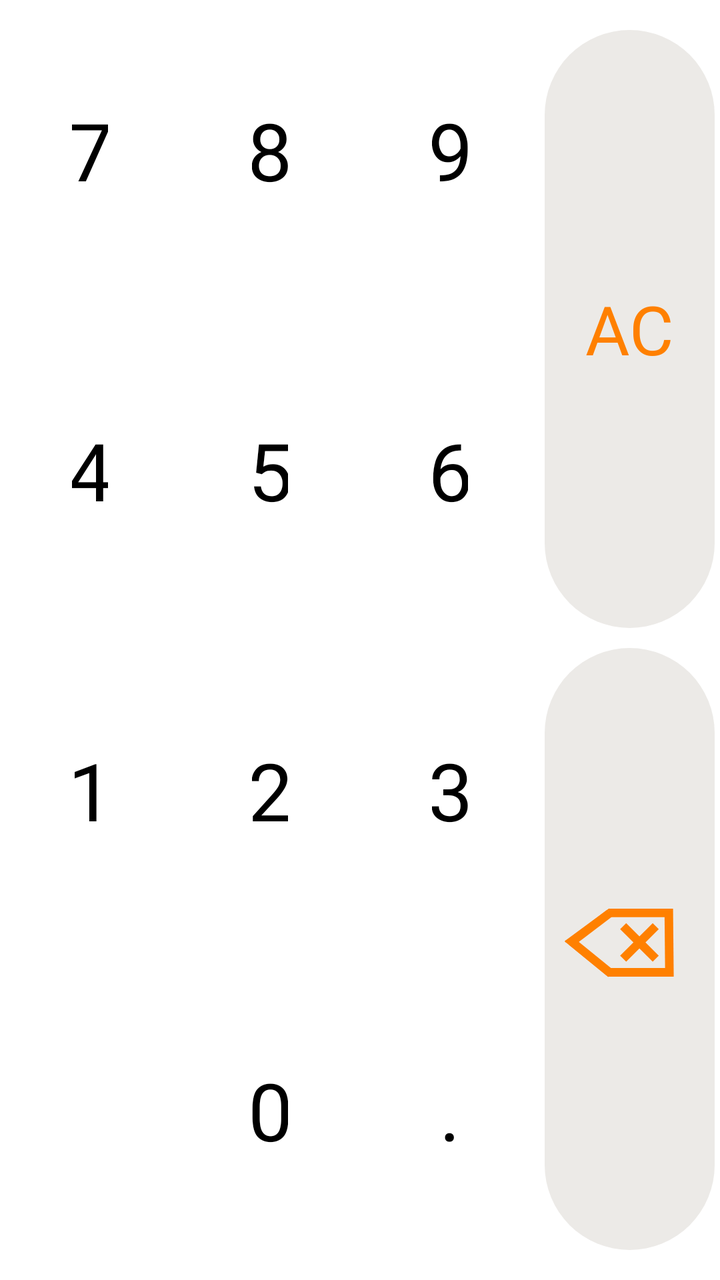
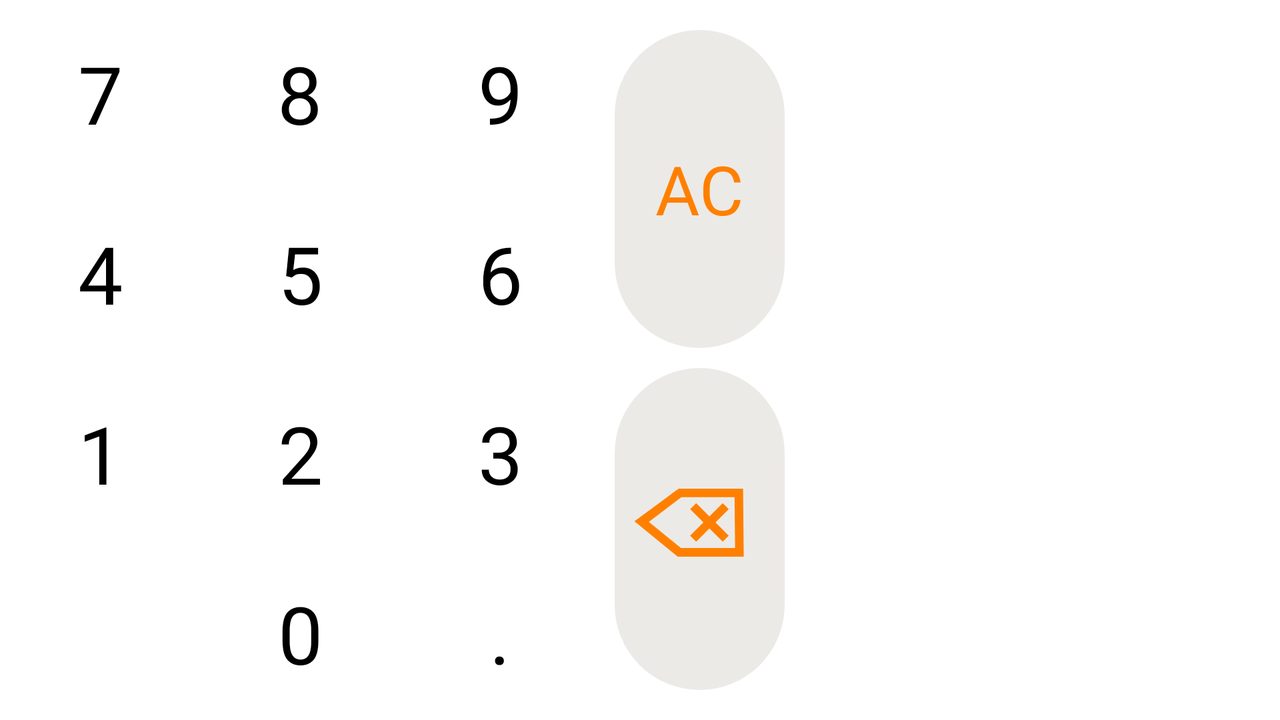

Compare how this app lays out the same screen by default and in its alternative resource folder. The renders come first, then the two layout files and the values they reference.
<!-- AndroidManifest.xml: application theme Theme.Converter -->
<!-- res/layout/layout_keyboard.xml -->
<?xml version="1.0" encoding="utf-8"?>
<androidx.constraintlayout.widget.ConstraintLayout
    xmlns:android="http://schemas.android.com/apk/res/android"
    xmlns:app="http://schemas.android.com/apk/res-auto"
    xmlns:tools="http://schemas.android.com/tools"
    android:layout_width="match_parent"
    android:layout_height="match_parent" >

    <TableLayout
        android:id="@+id/keyboard_layout"
        android:layout_width="0dp"
        android:layout_height="0dp"
        android:background="@android:color/transparent"
        app:layout_constraintBottom_toBottomOf="parent"
        app:layout_constraintEnd_toStartOf="@+id/vertical_guideline"
        app:layout_constraintStart_toStartOf="parent"
        app:layout_constraintTop_toTopOf="parent">

        <Space
            android:layout_width="match_parent"
            android:layout_height="10dp" />

        <TableRow
            android:layout_width="match_parent"
            android:layout_height="match_parent"
            android:layout_weight="1">

            <Button
                android:id="@+id/seven_button"
                style="@style/Widget.AppCompat.Button.Borderless"
                android:layout_width="wrap_content"
                android:layout_height="match_parent"
                android:layout_gravity="center_horizontal"
                android:layout_margin="10dp"
                android:layout_weight="1"
                android:background="@drawable/button_circle_shape"
                android:fontFamily="@font/lato"
                android:onClick="onNumsButtonClick"
                android:text="@string/seven"
                android:textColor="@color/black"
                android:textSize="40sp"
                app:backgroundTint="@color/white" />

            <Button
                android:id="@+id/eight_button"
                style="@style/Widget.AppCompat.Button.Borderless"
                android:layout_width="wrap_content"
                android:layout_height="match_parent"
                android:layout_gravity="center_horizontal"
                android:layout_margin="10dp"
                android:layout_weight="1"
                android:background="@drawable/button_circle_shape"
                android:fontFamily="@font/lato"
                android:onClick="onNumsButtonClick"
                android:text="@string/eight"
                android:textColor="@color/black"
                android:textSize="40sp"
                app:backgroundTint="@color/white" />

            <Button
                android:id="@+id/nine_button"
                style="@style/Widget.AppCompat.Button.Borderless"
                android:layout_width="wrap_content"
                android:layout_height="match_parent"
                android:layout_gravity="center_horizontal"
                android:layout_margin="10dp"
                android:layout_weight="1"
                android:background="@drawable/button_circle_shape"
                android:fontFamily="@font/lato"
                android:onClick="onNumsButtonClick"
                android:text="@string/nine"
                android:textColor="@color/black"
                android:textSize="40sp"
                app:backgroundTint="@color/white" />

        </TableRow>

        <Space
            android:layout_width="match_parent"
            android:layout_height="10dp" />

        <TableRow
            android:layout_width="match_parent"
            android:layout_height="match_parent"
            android:layout_weight="1">

            <Button
                android:id="@+id/four_button"
                style="@style/Widget.AppCompat.Button.Borderless"
                android:layout_width="wrap_content"
                android:layout_height="match_parent"
                android:layout_gravity="center_horizontal"
                android:layout_margin="10dp"
                android:layout_weight="1"
                android:background="@drawable/button_circle_shape"
                android:fontFamily="@font/lato"
                android:onClick="onNumsButtonClick"
                android:text="@string/four"
                android:textColor="@color/black"
                android:textSize="40sp"
                app:backgroundTint="@color/white" />

            <Button
                android:id="@+id/five_button"
                style="@style/Widget.AppCompat.Button.Borderless"
                android:layout_width="wrap_content"
                android:layout_height="match_parent"
                android:layout_gravity="center_horizontal"
                android:layout_margin="10dp"
                android:layout_weight="1"
                android:background="@drawable/button_circle_shape"
                android:fontFamily="@font/lato"
                android:onClick="onNumsButtonClick"
                android:text="@string/five"
                android:textColor="@color/black"
                android:textSize="40sp"
                app:backgroundTint="@color/white" />

            <Button
                android:id="@+id/six_button"
                style="@style/Widget.AppCompat.Button.Borderless"
                android:layout_width="wrap_content"
                android:layout_height="match_parent"
                android:layout_gravity="center_horizontal"
                android:layout_margin="10dp"
                android:layout_weight="1"
                android:background="@drawable/button_circle_shape"
                android:fontFamily="@font/lato"
                android:onClick="onNumsButtonClick"
                android:text="@string/six"
                android:textColor="@color/black"
                android:textSize="40sp"
                app:backgroundTint="@color/white" />

        </TableRow>

        <Space
            android:layout_width="match_parent"
            android:layout_height="10dp" />

        <TableRow
            android:layout_width="match_parent"
            android:layout_height="match_parent"
            android:layout_weight="1">

            <Button
                android:id="@+id/one_button"
                style="@style/Widget.AppCompat.Button.Borderless"
                android:layout_width="wrap_content"
                android:layout_height="match_parent"
                android:layout_gravity="center_horizontal"
                android:layout_margin="10dp"
                android:layout_weight="1"
                android:background="@drawable/button_circle_shape"
                android:fontFamily="@font/lato"
                android:onClick="onNumsButtonClick"
                android:text="@string/one"
                android:textColor="@color/black"
                android:textSize="40sp"
                app:backgroundTint="@color/white" />

            <Button
                android:id="@+id/two_button"
                style="@style/Widget.AppCompat.Button.Borderless"
                android:layout_width="wrap_content"
                android:layout_height="match_parent"
                android:layout_gravity="center_horizontal"
                android:layout_margin="10dp"
                android:layout_weight="1"
                android:background="@drawable/button_circle_shape"
                android:fontFamily="@font/lato"
                android:onClick="onNumsButtonClick"
                android:text="@string/two"
                android:textColor="@color/black"
                android:textSize="40sp"
                app:backgroundTint="@color/white" />

            <Button
                android:id="@+id/three_button"
                style="@style/Widget.AppCompat.Button.Borderless"
                android:layout_width="wrap_content"
                android:layout_height="match_parent"
                android:layout_gravity="center_horizontal"
                android:layout_margin="10dp"
                android:layout_weight="1"
                android:background="@drawable/button_circle_shape"
                android:fontFamily="@font/lato"
                android:onClick="onNumsButtonClick"
                android:text="@string/three"
                android:textColor="@color/black"
                android:textSize="40sp"
                app:backgroundTint="@color/white" />

        </TableRow>

        <Space
            android:layout_width="match_parent"
            android:layout_height="10dp" />

        <TableRow
            android:layout_width="match_parent"
            android:layout_height="match_parent"
            android:layout_weight="1">

            <Button
                android:id="@+id/empty"
                style="@style/Widget.AppCompat.Button.Borderless"
                android:layout_width="wrap_content"
                android:layout_height="match_parent"
                android:layout_gravity="center_horizontal"
                android:layout_margin="10dp"
                android:layout_weight="1"
                android:background="@drawable/button_circle_shape"
                android:fontFamily="@font/lato"
                android:onClick="onClickKeyboardButton"
                android:text=""
                android:textColor="@color/black"
                android:textSize="40sp"
                android:visibility="invisible"
                app:backgroundTint="@color/white" />

            <Button
                android:id="@+id/zero_button"
                style="@style/Widget.AppCompat.Button.Borderless"
                android:layout_width="wrap_content"
                android:layout_height="match_parent"
                android:layout_gravity="center_horizontal"
                android:layout_margin="10dp"
                android:layout_weight="1"
                android:background="@drawable/button_circle_shape"
                android:fontFamily="@font/lato"
                android:onClick="onNumsButtonClick"
                android:text="@string/zero"
                android:textColor="@color/black"
                android:textSize="40sp"
                app:backgroundTint="@color/white" />

            <Button
                android:id="@+id/point_button"
                style="@style/Widget.AppCompat.Button.Borderless"
                android:layout_width="wrap_content"
                android:layout_height="match_parent"
                android:layout_gravity="center_horizontal"
                android:layout_margin="10dp"
                android:layout_weight="1"
                android:background="@drawable/button_circle_shape"
                android:fontFamily="@font/lato"
                android:onClick="onNumsButtonClick"
                android:text="@string/point"
                android:textColor="@color/black"
                android:textSize="40sp"
                app:backgroundTint="@color/white" />

        </TableRow>
    </TableLayout>

    <androidx.constraintlayout.widget.Guideline
        android:id="@+id/vertical_guideline"
        android:layout_width="wrap_content"
        android:layout_height="wrap_content"
        android:orientation="vertical"
        app:layout_constraintGuide_percent="0.75" />

    <LinearLayout
        android:layout_width="0dp"
        android:layout_height="0dp"
        android:background="@android:color/transparent"
        android:orientation="vertical"
        android:paddingVertical="15dp"
        app:layout_constraintBottom_toBottomOf="parent"
        app:layout_constraintEnd_toEndOf="parent"
        app:layout_constraintStart_toStartOf="@+id/vertical_guideline"
        app:layout_constraintTop_toTopOf="parent">

        <Button
            android:id="@+id/clear_button"
            style="@style/Widget.AppCompat.Button.Borderless"
            android:layout_width="85dp"
            android:layout_height="wrap_content"
            android:layout_gravity="center_horizontal"
            android:layout_weight="1"
            android:background="@drawable/button_circle_rectangle_shape"
            android:contentDescription="@string/erase_button"
            android:fontFamily="@font/lato_bold"
            android:gravity="center|center_horizontal"
            android:onClick="onNumsButtonClick"
            android:text="@string/erase"
            android:textColor="@color/orange"
            android:textSize="34sp"
            app:backgroundTint="@color/gray_button"
            tools:ignore="TextContrastCheck" />

        <Space
            android:layout_width="match_parent"
            android:layout_height="10dp" />

        <Button
            android:id="@+id/delete_button"
            style="@style/Widget.AppCompat.Button.Borderless"
            android:layout_width="85dp"
            android:layout_height="wrap_content"
            android:layout_gravity="center_horizontal"
            android:layout_weight="1"
            android:background="@drawable/button_circle_rectangle_shape"
            android:contentDescription="@string/delete_button"
            android:gravity="center|center_horizontal"
            android:insetTop="0dp"
            android:onClick="onNumsButtonClick"
            android:textSize="40sp"
            app:backgroundTint="@color/gray_button"
            app:icon="@drawable/ic_delete_button"
            app:iconGravity="textStart"
            app:iconPadding="5dp"
            app:iconTint="@color/orange" />

    </LinearLayout>

</androidx.constraintlayout.widget.ConstraintLayout>
<!-- resources referenced by this layout -->
<resources>
  <color name="black">#FF000000</color>
  <color name="gray_button">#ECEAE7</color>
  <color name="orange">#FF8000</color>
  <color name="white">#FFFFFFFF</color>
  <!-- drawable button_circle_rectangle_shape (drawable) -->
  <?xml version="1.0" encoding="utf-8"?>
  <selector xmlns:android="http://schemas.android.com/apk/res/android">
      <item android:state_pressed="false">
          <shape android:shape="rectangle">
              <solid android:color="@color/gray_button" />
  
              <corners android:radius="43dp" />
          </shape>
      </item>
  
      
  </selector>
  <!-- drawable button_circle_shape (drawable-v24) -->
  <?xml version="1.0" encoding="utf-8"?>
  <selector xmlns:android="http://schemas.android.com/apk/res/android">
      <item android:state_pressed="false">
          <shape android:shape="oval">
              <solid android:color="@color/white" />
          </shape>
      </item>
  
      <item android:state_pressed="true">
          <shape android:shape="oval">
              <solid android:color="@color/gray_button" />
          </shape>
      </item>
  </selector>
  <!-- drawable ic_delete_button: vector/xml drawable (drawable-v24, 6668 chars, omitted) -->
  <string name="delete_button">Delete one symbol</string>
  <string name="eight">8</string>
  <string name="erase">AC</string>
  <string name="erase_button">Clear everything</string>
  <string name="five">5</string>
  <string name="four">4</string>
  <string name="nine">9</string>
  <string name="one">1</string>
  <string name="point">.</string>
  <string name="seven">7</string>
  <string name="six">6</string>
  <string name="three">3</string>
  <string name="two">2</string>
  <string name="zero">0</string>
  <style name="Theme.Converter" parent="Theme.MaterialComponents.DayNight.DarkActionBar">
          
          <item name="colorPrimary">@color/orange</item>
          <item name="colorPrimaryVariant">@color/orange</item>
          <item name="colorOnPrimary">@color/white</item>
          
          <item name="colorSecondary">@color/orange</item>
          <item name="colorSecondaryVariant">@color/orange</item>
          <item name="colorOnSecondary">@color/black</item>
          
          <item name="android:statusBarColor" tools:targetApi="l">?attr/colorPrimaryVariant</item>
          
  
  
          <item name="windowNoTitle">true</item>
          <item name="android:windowFullscreen">true</item>
  
      </style>
</resources>
<!-- res/layout-land/layout_keyboard.xml (the repository's variant of the layout above) -->
<!-- drawn on the phone turned sideways -->
<?xml version="1.0" encoding="utf-8"?>
<androidx.constraintlayout.widget.ConstraintLayout
    xmlns:android="http://schemas.android.com/apk/res/android"
    xmlns:app="http://schemas.android.com/apk/res-auto"
    xmlns:tools="http://schemas.android.com/tools"
    android:layout_width="wrap_content"
    android:layout_height="match_parent" >

    <TableLayout
        android:id="@+id/keyboard_layout"
        android:layout_width="300dp"
        android:layout_height="0dp"
        android:background="@android:color/transparent"
        app:layout_constraintBottom_toBottomOf="parent"
        app:layout_constraintEnd_toStartOf="@+id/vertical_guideline"
        app:layout_constraintStart_toStartOf="parent"
        app:layout_constraintTop_toTopOf="parent">

        <TableRow
            android:layout_width="match_parent"
            android:layout_height="match_parent"
            android:layout_weight="1">

            <Button
                android:id="@+id/seven_button"
                style="@style/Widget.AppCompat.Button.Borderless"
                android:layout_width="wrap_content"
                android:layout_height="match_parent"
                android:layout_margin="10dp"
                android:layout_weight="1"
                android:background="@drawable/button_circle_shape"
                android:fontFamily="@font/lato"
                android:onClick="onNumsButtonClick"
                android:text="@string/seven"
                android:textColor="@color/black"
                android:textSize="40sp"
                app:backgroundTint="@color/white" />

            <Button
                android:id="@+id/eight_button"
                style="@style/Widget.AppCompat.Button.Borderless"
                android:layout_width="wrap_content"
                android:layout_height="match_parent"
                android:layout_margin="10dp"
                android:layout_weight="1"
                android:background="@drawable/button_circle_shape"
                android:fontFamily="@font/lato"
                android:onClick="onNumsButtonClick"
                android:text="@string/eight"
                android:textColor="@color/black"
                android:textSize="40sp"
                app:backgroundTint="@color/white" />

            <Button
                android:id="@+id/nine_button"
                style="@style/Widget.AppCompat.Button.Borderless"
                android:layout_width="wrap_content"
                android:layout_height="match_parent"
                android:layout_margin="10dp"
                android:layout_weight="1"
                android:background="@drawable/button_circle_shape"
                android:fontFamily="@font/lato"
                android:onClick="onNumsButtonClick"
                android:text="@string/nine"
                android:textColor="@color/black"
                android:textSize="40sp"
                app:backgroundTint="@color/white" />

        </TableRow>

        <TableRow
            android:layout_width="match_parent"
            android:layout_height="match_parent"
            android:layout_weight="1">

            <Button
                android:id="@+id/four_button"
                style="@style/Widget.AppCompat.Button.Borderless"
                android:layout_width="wrap_content"
                android:layout_height="match_parent"
                android:layout_margin="10dp"
                android:layout_weight="1"
                android:background="@drawable/button_circle_shape"
                android:fontFamily="@font/lato"
                android:onClick="onNumsButtonClick"
                android:text="@string/four"
                android:textColor="@color/black"
                android:textSize="40sp"
                app:backgroundTint="@color/white" />

            <Button
                android:id="@+id/five_button"
                style="@style/Widget.AppCompat.Button.Borderless"
                android:layout_width="wrap_content"
                android:layout_height="match_parent"
                android:layout_margin="10dp"
                android:layout_weight="1"
                android:background="@drawable/button_circle_shape"
                android:fontFamily="@font/lato"
                android:onClick="onNumsButtonClick"
                android:text="@string/five"
                android:textColor="@color/black"
                android:textSize="40sp"
                app:backgroundTint="@color/white" />

            <Button
                android:id="@+id/six_button"
                style="@style/Widget.AppCompat.Button.Borderless"
                android:layout_width="wrap_content"
                android:layout_height="match_parent"
                android:layout_margin="10dp"
                android:layout_weight="1"
                android:background="@drawable/button_circle_shape"
                android:fontFamily="@font/lato"
                android:onClick="onNumsButtonClick"
                android:text="@string/six"
                android:textColor="@color/black"
                android:textSize="40sp"
                app:backgroundTint="@color/white" />

        </TableRow>

        <TableRow
            android:layout_width="match_parent"
            android:layout_height="match_parent"
            android:layout_weight="1">

            <Button
                android:id="@+id/one_button"
                style="@style/Widget.AppCompat.Button.Borderless"
                android:layout_width="wrap_content"
                android:layout_height="match_parent"
                android:layout_margin="10dp"
                android:layout_weight="1"
                android:background="@drawable/button_circle_shape"
                android:fontFamily="@font/lato"
                android:onClick="onNumsButtonClick"
                android:text="@string/one"
                android:textColor="@color/black"
                android:textSize="40sp"
                app:backgroundTint="@color/white" />

            <Button
                android:id="@+id/two_button"
                style="@style/Widget.AppCompat.Button.Borderless"
                android:layout_width="wrap_content"
                android:layout_height="match_parent"
                android:layout_margin="10dp"
                android:layout_weight="1"
                android:background="@drawable/button_circle_shape"
                android:fontFamily="@font/lato"
                android:onClick="onNumsButtonClick"
                android:text="@string/two"
                android:textColor="@color/black"
                android:textSize="40sp"
                app:backgroundTint="@color/white" />

            <Button
                android:id="@+id/three_button"
                style="@style/Widget.AppCompat.Button.Borderless"
                android:layout_width="wrap_content"
                android:layout_height="match_parent"
                android:layout_margin="10dp"
                android:layout_weight="1"
                android:background="@drawable/button_circle_shape"
                android:fontFamily="@font/lato"
                android:onClick="onNumsButtonClick"
                android:text="@string/three"
                android:textColor="@color/black"
                android:textSize="40sp"
                app:backgroundTint="@color/white" />

        </TableRow>

        <TableRow
            android:layout_width="match_parent"
            android:layout_height="match_parent"
            android:layout_weight="1" >

            <Button
                android:id="@+id/empty"
                style="@style/Widget.AppCompat.Button.Borderless"
                android:layout_width="wrap_content"
                android:layout_height="match_parent"
                android:layout_margin="10dp"
                android:layout_weight="1"
                android:background="@drawable/button_circle_shape"
                android:fontFamily="@font/lato"
                android:onClick="onKeyboardOtherButtonClick"
                android:text=""
                android:textColor="@color/black"
                android:textSize="40sp"
                app:backgroundTint="@color/white"
                tools:ignore="SpeakableTextPresentCheck" />

            <Button
                android:id="@+id/zero_button"
                style="@style/Widget.AppCompat.Button.Borderless"
                android:layout_width="wrap_content"
                android:layout_height="match_parent"
                android:layout_margin="10dp"
                android:layout_weight="1"
                android:background="@drawable/button_circle_shape"
                android:fontFamily="@font/lato"
                android:onClick="onNumsButtonClick"
                android:text="@string/zero"
                android:textColor="@color/black"
                android:textSize="40sp"
                app:backgroundTint="@color/white" />

            <Button
                android:id="@+id/point_button"
                style="@style/Widget.AppCompat.Button.Borderless"
                android:layout_width="wrap_content"
                android:layout_height="match_parent"
                android:layout_margin="10dp"
                android:layout_weight="1"
                android:background="@drawable/button_circle_shape"
                android:fontFamily="@font/lato"
                android:onClick="onNumsButtonClick"
                android:text="@string/point"
                android:textColor="@color/black"
                android:textSize="40sp"
                app:backgroundTint="@color/white" />

        </TableRow>
    </TableLayout>

    <androidx.constraintlayout.widget.Guideline
        android:id="@+id/vertical_guideline"
        android:layout_width="wrap_content"
        android:layout_height="wrap_content"
        android:orientation="vertical"
        app:layout_constraintGuide_percent="0.75" />

    <LinearLayout
        android:layout_width="0dp"
        android:layout_height="0dp"
        android:background="@android:color/transparent"
        android:orientation="vertical"
        android:paddingVertical="15dp"
        app:layout_constraintBottom_toBottomOf="parent"
        app:layout_constraintEnd_toEndOf="parent"
        app:layout_constraintStart_toStartOf="@+id/vertical_guideline"
        app:layout_constraintTop_toTopOf="parent">

        <Button
            android:id="@+id/clear_button"
            style="@style/Widget.AppCompat.Button.Borderless"
            android:layout_width="85dp"
            android:layout_height="wrap_content"
            android:layout_gravity="center_horizontal"
            android:layout_weight="1"
            android:background="@drawable/button_circle_rectangle_shape"
            android:contentDescription="@string/erase_button"
            android:fontFamily="@font/lato_bold"
            android:gravity="center|center_horizontal"
            android:onClick="onKeyboardOtherButtonClick"
            android:text="@string/erase"
            android:textColor="@color/orange"
            android:textSize="34sp"
            app:backgroundTint="@color/gray_button"
            tools:ignore="TextContrastCheck" />

        <Space
            android:layout_width="match_parent"
            android:layout_height="10dp" />

        <Button
            android:id="@+id/delete_button"
            style="@style/Widget.AppCompat.Button.Borderless"
            android:layout_width="85dp"
            android:layout_height="wrap_content"
            android:layout_gravity="center_horizontal"
            android:layout_weight="1"
            android:background="@drawable/button_circle_rectangle_shape"
            android:contentDescription="@string/delete_button"
            android:gravity="center|center_horizontal"
            android:insetTop="0dp"
            android:onClick="onKeyboardOtherButtonClick"
            android:textSize="40sp"
            app:backgroundTint="@color/gray_button"
            app:icon="@drawable/ic_delete_button"
            app:iconGravity="textStart"
            app:iconPadding="5dp"
            app:iconTint="@color/orange" />

    </LinearLayout>

</androidx.constraintlayout.widget.ConstraintLayout>
